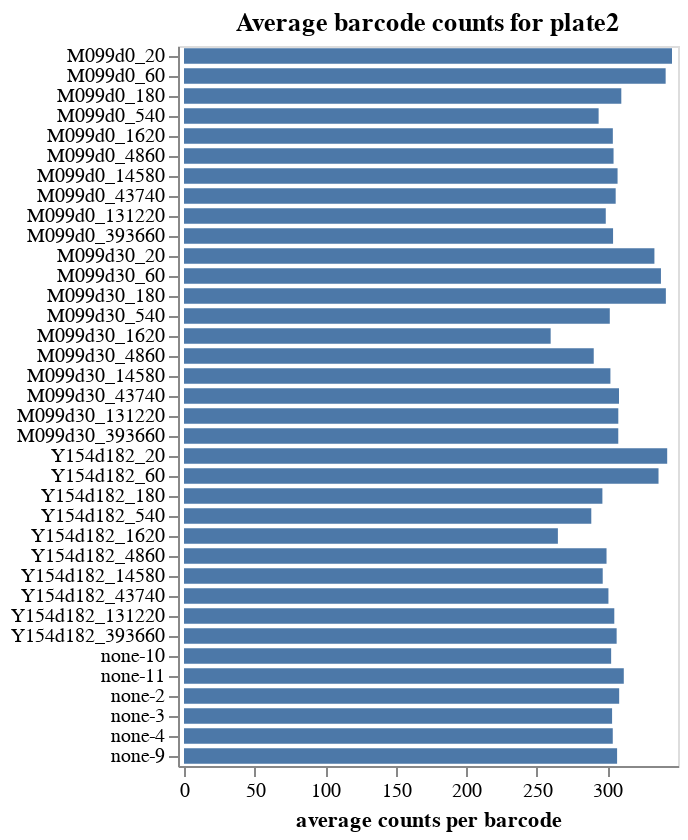

Notebook code for this chart:
### Markdown cell above
Plot average counts per barcode.
If a sample has inadequate barcode counts, it may not have good enough statistics for accurate analysis:

### Code cell
avg_barcode_counts = (
    counts.groupby(
        ["well", "serum_replicate", "sample_noplate"],
        dropna=False,
        as_index=False,
    )
    .aggregate(avg_count=pd.NamedAgg("count", "mean"))
)

avg_barcode_counts_chart = (
    alt.Chart(avg_barcode_counts)
    .add_params(serum_selection)
    .transform_filter(serum_selection)
    .encode(
        alt.X(
            "avg_count",
            title="average counts per barcode",
            scale=alt.Scale(nice=False, padding=3),
        ),
        alt.Y("sample_noplate", title=None, sort=samples_noplate),
        tooltip=[
            alt.Tooltip(c, format=".3g") if avg_barcode_counts[c].dtype == float else c
            for c in avg_barcode_counts.columns
        ],
    )
    .mark_bar(height={"band": 0.85})
    .properties(
        height=alt.Step(10),
        width=250,
        title=f"Average barcode counts for {plate}",
    )
    .configure_axis(grid=False)
)

display(avg_barcode_counts_chart)

### Figure 1 — Vega-Lite specification as saved in the notebook (floating-point values rounded to 4 significant figures; data arrays with more than 128 entries replaced by an {"elided": "..."} marker saying what was removed)
{"config": {"view": {"continuousWidth": 300, "continuousHeight": 300}, "axis": {"grid": false}}, "data": {"name": "data-fca1ec08e5fdad8cbd9bd35495f49762"}, "mark": {"type": "bar", "height": {"band": 0.85}}, "encoding": {"tooltip": [{"field": "well", "type": "nominal"}, {"field": "serum_replicate", "type": "nominal"}, {"field": "sample_noplate", "type": "nominal"}, {"field": "avg_count", "format": ".3g", "type": "quantitative"}], "x": {"field": "avg_count", "scale": {"nice": false, "padding": 3}, "title": "average counts per barcode", "type": "quantitative"}, "y": {"field": "sample_noplate", "sort": {"elided": "144 str values"}, "title": null, "type": "nominal"}}, "height": {"step": 10}, "params": [{"name": "param_1", "select": {"type": "point", "fields": ["serum_replicate"]}, "bind": {"input": "select", "options": [null, "M099d0", "M099d30", "Y154d182", "none-10", "none-11", "none-2", "none-3", "none-4", "none-9"], "labels": ["all", "M099d0", "M099d30", "Y154d182", "none-10", "none-11", "none-2", "none-3", "none-4", "none-9"], "name": "serum"}}], "title": "Average barcode counts for plate2", "transform": [{"filter": {"param": "param_1"}}], "width": 250, "$schema": "https://vega.github.io/schema/vega-lite/v5.16.3.json", "datasets": {"data-fca1ec08e5fdad8cbd9bd35495f49762": [{"well": "B1", "serum_replicate": "none-9", "sample_noplate": "none-9", "avg_count": 306.8}, {"well": "B10", "serum_replicate": "M099d30", "sample_noplate": "M099d30_131220", "avg_count": 307.7}, {"well": "B11", "serum_replicate": "M099d30", "sample_noplate": "M099d30_393660", "avg_count": 307.7}, {"well": "B12", "serum_replicate": "none-2", "sample_noplate": "none-2", "avg_count": 308.3}, {"well": "B2", "serum_replicate": "M099d30", "sample_noplate": "M099d30_20", "avg_count": 333.3}, {"well": "B3", "serum_replicate": "M099d30", "sample_noplate": "M099d30_60", "avg_count": 337.9}, {"well": "B4", "serum_replicate": "M099d30", "sample_noplate": "M099d30_180", "avg_count": 341.4}, {"well": "B5", "serum_replicate": "M099d30", "sample_noplate": "M099d30_540", "avg_count": 301.7}, {"well": "B6", "serum_replicate": "M099d30", "sample_noplate": "M099d30_1620", "avg_count": 259.8}, {"well": "B7", "serum_replicate": "M099d30", "sample_noplate": "M099d30_4860", "avg_count": 290.3}, {"well": "B8", "serum_replicate": "M099d30", "sample_noplate": "M099d30_14580", "avg_count": 302.1}, {"well": "B9", "serum_replicate": "M099d30", "sample_noplate": "M099d30_43740", "avg_count": 308.2}, {"well": "C1", "serum_replicate": "none-10", "sample_noplate": "none-10", "avg_count": 302.6}, {"well": "C10", "serum_replicate": "M099d0", "sample_noplate": "M099d0_131220", "avg_count": 298.8}, {"well": "C11", "serum_replicate": "M099d0", "sample_noplate": "M099d0_393660", "avg_count": 304.0}, {"well": "C12", "serum_replicate": "none-3", "sample_noplate": "none-3", "avg_count": 303.3}, {"well": "C2", "serum_replicate": "M099d0", "sample_noplate": "M099d0_20", "avg_count": 345.7}, {"well": "C3", "serum_replicate": "M099d0", "sample_noplate": "M099d0_60", "avg_count": 341.2}, {"well": "C4", "serum_replicate": "M099d0", "sample_noplate": "M099d0_180", "avg_count": 309.8}, {"well": "C5", "serum_replicate": "M099d0", "sample_noplate": "M099d0_540", "avg_count": 293.8}, {"well": "C6", "serum_replicate": "M099d0", "sample_noplate": "M099d0_1620", "avg_count": 303.8}, {"well": "C7", "serum_replicate": "M099d0", "sample_noplate": "M099d0_4860", "avg_count": 304.3}, {"well": "C8", "serum_replicate": "M099d0", "sample_noplate": "M099d0_14580", "avg_count": 307.2}, {"well": "C9", "serum_replicate": "M099d0", "sample_noplate": "M099d0_43740", "avg_count": 305.8}, {"well": "D1", "serum_replicate": "none-11", "sample_noplate": "none-11", "avg_count": 311.6}, {"well": "D10", "serum_replicate": "Y154d182", "sample_noplate": "Y154d182_131220", "avg_count": 304.9}, {"well": "D11", "serum_replicate": "Y154d182", "sample_noplate": "Y154d182_393660", "avg_count": 306.5}, {"well": "D12", "serum_replicate": "none-4", "sample_noplate": "none-4", "avg_count": 303.8}, {"well": "D2", "serum_replicate": "Y154d182", "sample_noplate": "Y154d182_20", "avg_count": 342.3}, {"well": "D3", "serum_replicate": "Y154d182", "sample_noplate": "Y154d182_60", "avg_count": 336.2}, {"well": "D4", "serum_replicate": "Y154d182", "sample_noplate": "Y154d182_180", "avg_count": 296.4}, {"well": "D5", "serum_replicate": "Y154d182", "sample_noplate": "Y154d182_540", "avg_count": 288.6}, {"well": "D6", "serum_replicate": "Y154d182", "sample_noplate": "Y154d182_1620", "avg_count": 264.9}, {"well": "D7", "serum_replicate": "Y154d182", "sample_noplate": "Y154d182_4860", "avg_count": 299.4}, {"well": "D8", "serum_replicate": "Y154d182", "sample_noplate": "Y154d182_14580", "avg_count": 296.7}, {"well": "D9", "serum_replicate": "Y154d182", "sample_noplate": "Y154d182_43740", "avg_count": 300.7}]}}
